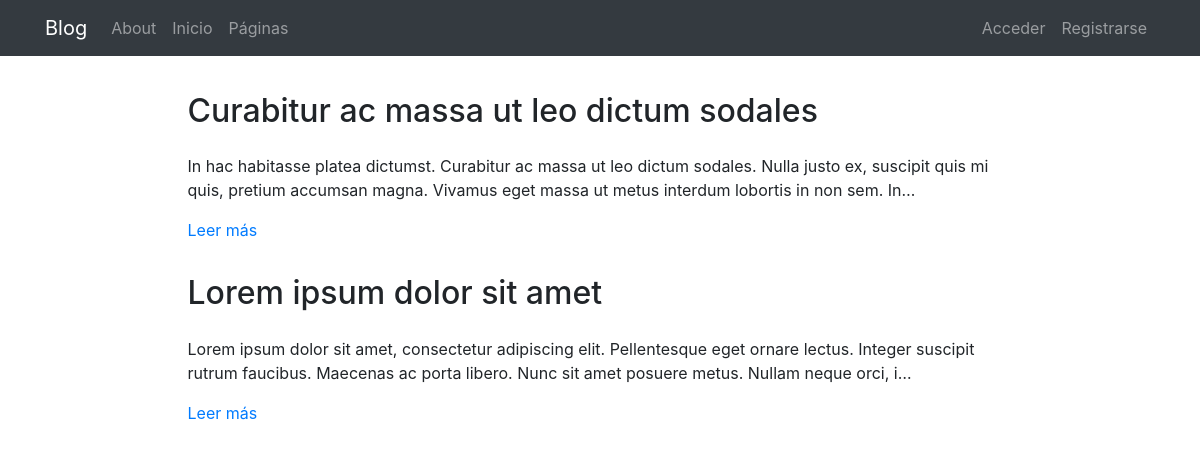
Page /pages on the earlier database version.
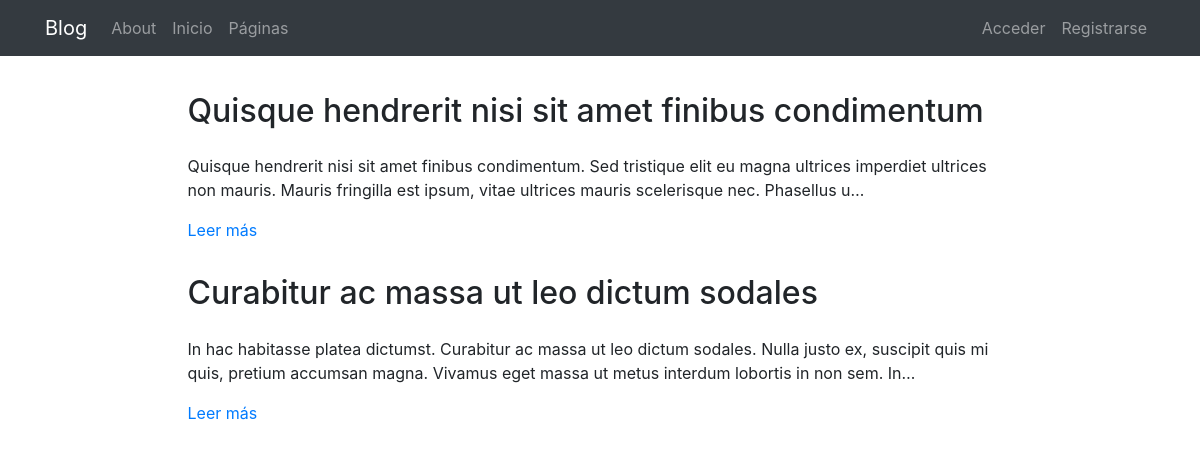
Same page on the later database version.
### pages/models.py (models this page shows, shortened)
class Page(models.Model):
    title = models.CharField(verbose_name="Título", max_length=200)
    subtitle = models.CharField(verbose_name="Subtítulo", max_length=200)
    content = RichTextField(verbose_name="Contenido")
    order = models.SmallIntegerField(verbose_name="Orden", default=0)
    created = models.DateTimeField(auto_now_add=True, verbose_name="Fecha de creación")
    updated = models.DateTimeField(auto_now=True, verbose_name="Fecha de edición")
    class Meta:
        verbose_name = "página"
        verbose_name_plural = "páginas"
        ordering = ['order', 'title']

### pages/views.py (the view)
# urls.py: path('', PageListView.as_view(), name='pages'),
class PageListView(ListView):
    model=Page

### pages/templates/pages/page_list.html (shortened to what this page needs)
{% extends 'core/base.html' %}
{% load static %}
{% block content %}
<main role="main">
  <div class="container mb-4">
    {% for page in page_list|dictsort:"id" reversed %}
      <div class="row mt-3">
        <div class="col-md-9 mx-auto">
          <h2 class="mb-4">{{page.title}}</h2>
          <div>
            <p>{{page.content|striptags|safe|truncatechars:"200"}}</p>
            <p><a href="{% url 'pages:page' page.id page.title|slugify %}">Leer más</a>
            </p>
          </div>
        </div>
      </div>
    {% endfor %}
  </div>
</main>
{% endblock %}

Differences in the rows shown:
removed Page: title "Lorem ipsum dolor sit amet", content "Lorem ipsum dolor sit amet, consectetur adipiscing elit. Pellentesque eget ornare lectus. Integer suscipit rutrum faucibus. Maecenas ac porta libero. Nunc sit amet posuere metus. Nullam neque orci, i…"
added Page: title "Quisque hendrerit nisi sit amet finibus condimentum", content "Quisque hendrerit nisi sit amet finibus condimentum. Sed tristique elit eu magna ultrices imperdiet ultrices non mauris. Mauris fringilla est ipsum, vitae ultrices mauris scelerisque nec. Phasellus u…"
